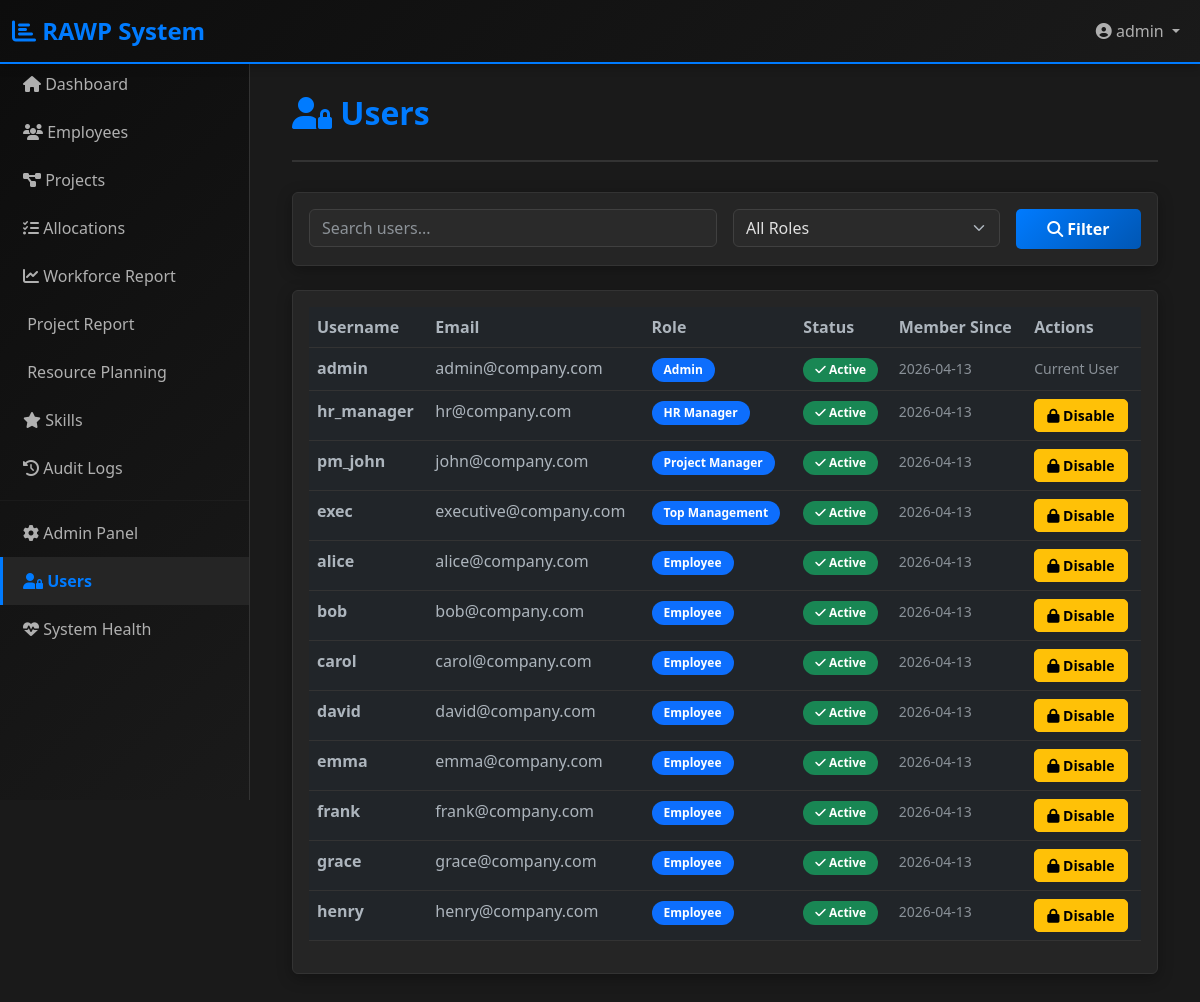
Page /admin/users (signed in) on the committed database.
### app/models.py (models this page shows, shortened)
class User(UserMixin, db.Model):
    __tablename__ = 'users'
    id = db.Column(db.Integer, primary_key=True)
    username = db.Column(db.String(80), unique=True, nullable=False)
    email = db.Column(db.String(120), unique=True, nullable=False)
    password_hash = db.Column(db.String(255), nullable=False)
    role = db.Column(db.Enum(Role), nullable=False, default=Role.EMPLOYEE)
    is_active = db.Column(db.Boolean, default=True)
    created_at = db.Column(db.DateTime, default=datetime.utcnow)
    updated_at = db.Column(db.DateTime, default=datetime.utcnow, onupdate=datetime.utcnow)
    employee = db.relationship('Employee', backref='user', uselist=False, cascade='all, delete-orphan')
    audit_logs = db.relationship('AuditLog', backref='user', lazy=True, cascade='all, delete-orphan')

### app/routes/admin.py (the view)
@admin_bp.route('/users')
@login_required
@require_role('Admin')
def list_users():
    page = request.args.get('page', 1, type=int)
    role = request.args.get('role', '')
    query = User.query
    if role:
        query = query.filter(User.role == Role[role.upper().replace(' ', '_')])
    users = query.paginate(page=page, per_page=20)
    roles = [r.value for r in Role]
    return render_template('admin/users/list.html',
                         title='Users',
                         users=users,
                         roles=roles,
                         selected_role=role)

### app/utils.py (called while the page is built)
def require_role(*roles):
    def decorator(f):
        @wraps(f)
        def decorated_function(*args, **kwargs):
            from flask_login import current_user
            from flask import redirect, url_for, flash
            if not current_user.is_authenticated:
                flash('Please log in first.', 'danger')
                return redirect(url_for('auth.login'))
            from app.models import Role
            role_values = [r.value if isinstance(r, Role) else r for r in roles]
            if current_user.role.value not in role_values and current_user.role != Role.ADMIN:
                flash('You do not have permission to access this page.', 'danger')
                return redirect(url_for('main.dashboard'))
            return f(*args, **kwargs)
        return decorated_function
    return decorator

### app/templates/admin/users/list.html (shortened to what this page needs)
{% extends "base.html" %}
{% block content %}
<div class="container-fluid">
    <div class="page-header">
        <h1 class="page-title"><i class="fas fa-user-lock"></i> Users</h1>
    </div>
    <div class="card mb-4">
        <div class="card-body">
            <form method="GET" class="row g-3">
                <div class="col-md-6">
                    <input type="text" name="search" class="form-control" placeholder="Search users..." value="{{ selected_role }}">
                </div>
                <div class="col-md-4">
                    <select name="role" class="form-select">
                        <option value="">All Roles</option>
                    </select>
                </div>
                <div class="col-md-2">
                    <button type="submit" class="btn btn-primary w-100">
                        <i class="fas fa-search"></i> Filter
                    </button>
                </div>
            </form>
        </div>
    </div>
    <div class="card">
        <div class="card-body">
            {% if users.items %}
            <div class="table-responsive">
                <table class="table table-hover">
                    <thead>
                        <tr>
                            <th>Username</th>
                            <th>Email</th>
                            <th>Role</th>
                            <th>Status</th>
                            <th>Member Since</th>
                            <th>Actions</th>
                        </tr>
                    </thead>
                    <tbody>
                        {% for user in users.items %}
                        <tr>
                            <td><strong>{{ user.username }}</strong></td>
                            <td>{{ user.email }}</td>
                            <td>
                                <span class="badge bg-primary">{{ user.role.value }}</span>
                            </td>
                            <td>
                                {% if user.is_active %}
                                <span class="badge bg-success"><i class="fas fa-check"></i> Active</span>
                                {% else %}
                                <span class="badge bg-danger"><i class="fas fa-times"></i> Inactive</span>
                                {% endif %}
                            </td>
                            <td><small class="text-muted">{{ user.created_at.strftime('%Y-%m-%d') }}</small></td>
                            <td>
                                {% if user.id != current_user.id %}
                                <form method="POST" action="{{ url_for('admin.toggle_user_status', user_id=user.id) }}" style="display: inline;">
                                    <button type="submit" class="btn btn-sm {% if user.is_active %}btn-warning{% else %}btn-success{% endif %}">
                                        {% if user.is_active %}
                                            <i class="fas fa-lock"></i> Disable
                                        {% else %}
                                            <i class="fas fa-unlock"></i> Enable
                                        {% endif %}
                                    </button>
                                </form>
                                {% else %}
                                <small class="text-muted">Current User</small>
                                {% endif %}
                            </td>
                        </tr>
                        {% endfor %}
                    </tbody>
                </table>
            </div>
            {% else %}
            <p class="text-muted text-center py-5">No users found</p>
            {% endif %}
        </div>
    </div>
</div>
{% endblock %}

### app/templates/base.html (shortened to what this page needs)
<!DOCTYPE html>
<html lang="en">
<head>
    <link href="https://cdn.jsdelivr.net/npm/bootstrap@5.3.0/dist/css/bootstrap.min.css" rel="stylesheet">
    <link href="https://cdnjs.cloudflare.com/ajax/libs/font-awesome/6.4.0/css/all.min.css" rel="stylesheet">
</head>
<body data-bs-theme="dark">
    <nav class="navbar navbar-expand-lg sticky-top">
        <div class="container-fluid">
            <a class="navbar-brand" href="{{ url_for('main.dashboard') }}">
                <i class="fas fa-chart-bar"></i> RAWP System
            </a>
            <div class="collapse navbar-collapse" id="navbarNav">
                <ul class="navbar-nav ms-auto">
                    {% if current_user.is_authenticated %}
                    <li class="nav-item dropdown">
                        <a class="nav-link dropdown-toggle" href="#" id="userMenu" role="button" data-bs-toggle="dropdown">
                            <i class="fas fa-user-circle"></i> {{ current_user.username }}
                        </a>
                    </li>
                    {% else %}
                    <li class="nav-item">
                        <a class="nav-link" href="{{ url_for('auth.login') }}">Login</a>
                    </li>
                    {% endif %}
                </ul>
            </div>
        </div>
    </nav>
    {% if current_user.is_authenticated %}
    <div class="sidebar">
        <nav class="nav flex-column">
            <a class="nav-link" href="{{ url_for('main.dashboard') }}">
                <i class="fas fa-home"></i> Dashboard
            </a>
            {% if current_user.role.value in ['Admin', 'HR Manager', 'Project Manager', 'Top Management'] %}
            <a class="nav-link" href="{{ url_for('employees.list_employees') }}">
                <i class="fas fa-users"></i> Employees
            </a>
            {% endif %}
            {% if current_user.role.value in ['Admin', 'Project Manager', 'Top Management', 'HR Manager'] %}
            <a class="nav-link" href="{{ url_for('projects.list_projects') }}">
                <i class="fas fa-project-diagram"></i> Projects
            </a>
            {% endif %}
            {% if current_user.role.value in ['Admin', 'Project Manager', 'HR Manager', 'Top Management'] %}
            <a class="nav-link" href="{{ url_for('allocations.list_allocations') }}">
                <i class="fas fa-tasks"></i> Allocations
            </a>
            {% endif %}
            {% if current_user.role.value in ['Admin', 'Top Management', 'HR Manager', 'Project Manager'] %}
            <a class="nav-link" href="{{ url_for('main.workforce_report') }}">
                <i class="fas fa-chart-line"></i> Workforce Report
            </a>
            {% endif %}
            {% if current_user.role.value in ['Admin', 'Top Management', 'HR Manager', 'Project Manager'] %}
            <a class="nav-link" href="{{ url_for('main.project_report') }}">
                 Project Report
            </a>
            {% endif %}
            {% if current_user.role.value in ['Admin', 'Top Management', 'HR Manager', 'Project Manager'] %}
            <a class="nav-link" href="{{ url_for('main.resource_planning') }}">
                 Resource Planning
            </a>
            {% endif %}
            {% if current_user.role.value in ['Admin', 'HR Manager'] %}
            <a class="nav-link" href="{{ url_for('admin.list_skills') }}">
                <i class="fas fa-star"></i> Skills
            </a>
            {% endif %}
            {% if current_user.role.value in ['Admin', 'Top Management'] %}
            <a class="nav-link" href="{{ url_for('main.audit_logs') }}">
                <i class="fas fa-history"></i> Audit Logs
            </a>
            {% endif %}
            {% if current_user.role.value == 'Admin' %}
            <hr class="my-2" style="border-color: #333;">
            <a class="nav-link" href="{{ url_for('admin.admin_dashboard') }}">
                <i class="fas fa-cog"></i> Admin Panel
            </a>
            <a class="nav-link" href="{{ url_for('admin.list_users') }}">
                <i class="fas fa-user-lock"></i> Users
            </a>
            <a class="nav-link" href="{{ url_for('admin.system_health') }}">
                <i class="fas fa-heartbeat"></i> System Health
            </a>
            {% endif %}
        </nav>
    </div>
    {% endif %}
    <div class="main-content">
        {% block content %}{% endblock %}
    </div>
</body>
</html>

### app/templates/base.html (style rules this page uses)
:root { --bs-body-bg: #1a1a1a; --bs-body-color: #e0e0e0; --bs-dark: #0d0d0d; --bs-light: #f8f9fa; --bs-primary: #007bff; --bs-success: #28a745; --bs-danger: #dc3545; --bs-warning: #ffc107; --bs-info: #17a2b8; }
* { margin: 0; padding: 0; box-sizing: border-box; }
body { background-color: #1a1a1a; color: #e0e0e0; font-family: 'Segoe UI', Tahoma, Geneva, Verdana, sans-serif; }
.navbar { background: linear-gradient(135deg, #0d0d0d 0%, #1a1a1a 100%); border-bottom: 2px solid #007bff; box-shadow: 0 2px 10px rgba(0,0,0,0.3); }
.navbar-brand { font-weight: 700; color: #007bff !important; font-size: 1.5rem; }
.sidebar { background: linear-gradient(135deg, #0d0d0d 0%, #1a1a1a 100%); min-height: calc(100vh - 60px); border-right: 1px solid #333; position: fixed; width: 250px; left: 0; top: 60px; overflow-y: auto; z-index: 999; }
.sidebar .nav-link { color: #b0b0b0; padding: 12px 20px; border-left: 3px solid transparent; transition: all 0.3s ease; }
.sidebar .nav-link.active { color: #007bff; background-color: #252525; border-left-color: #007bff; font-weight: 600; }
.main-content { margin-left: 250px; padding: 30px; min-height: calc(100vh - 60px); }
.card { background-color: #252525; border: 1px solid #333; box-shadow: 0 4px 15px rgba(0,0,0,0.3); transition: transform 0.3s ease, box-shadow 0.3s ease; }
.table { color: #e0e0e0; border-color: #333; }
.table thead { background-color: #0d0d0d; border-color: #333; }
.table tbody tr { transition: background-color 0.2s ease; }
.btn { font-weight: 600; padding: 8px 16px; transition: all 0.3s ease; border-radius: 5px; }
.btn-primary { background: linear-gradient(135deg, #007bff 0%, #0056b3 100%); border: none; }
.btn-sm { padding: 5px 12px; font-size: 0.875rem; }
.form-control, .form-select { background-color: #2a2a2a; border: 1px solid #404040; color: #e0e0e0; transition: border-color 0.3s ease; }
.badge { padding: 6px 12px; font-weight: 600; border-radius: 20px; }
.page-header { margin-bottom: 30px; padding-bottom: 20px; border-bottom: 2px solid #333; }
.page-title { color: #007bff; font-weight: 700; font-size: 2rem; }

### rows in the picture
User: username "admin", email "admin@company.com", role.value "Admin", is_active True (drawn), created_at "2026-04-13", shows "Current User"
User: username "hr_manager", email "hr@company.com", role.value "HR Manager", is_active True (drawn), created_at "2026-04-13"
User: username "pm_john", email "john@company.com", role.value "Project Manager", is_active True (drawn), created_at "2026-04-13"
User: username "exec", email "executive@company.com", role.value "Top Management", is_active True (drawn), created_at "2026-04-13"
User: username "alice", email "alice@company.com", role.value "Employee", is_active True (drawn), created_at "2026-04-13"
User: username "bob", email "bob@company.com", role.value "Employee", is_active True (drawn), created_at "2026-04-13"
User: username "carol", email "carol@company.com", role.value "Employee", is_active True (drawn), created_at "2026-04-13"
User: username "david", email "david@company.com", role.value "Employee", is_active True (drawn), created_at "2026-04-13"
User: username "emma", email "emma@company.com", role.value "Employee", is_active True (drawn), created_at "2026-04-13"
User: username "frank", email "frank@company.com", role.value "Employee", is_active True (drawn), created_at "2026-04-13"
User: username "grace", email "grace@company.com", role.value "Employee", is_active True (drawn), created_at "2026-04-13"
User: username "henry", email "henry@company.com", role.value "Employee", is_active True (drawn), created_at "2026-04-13"
